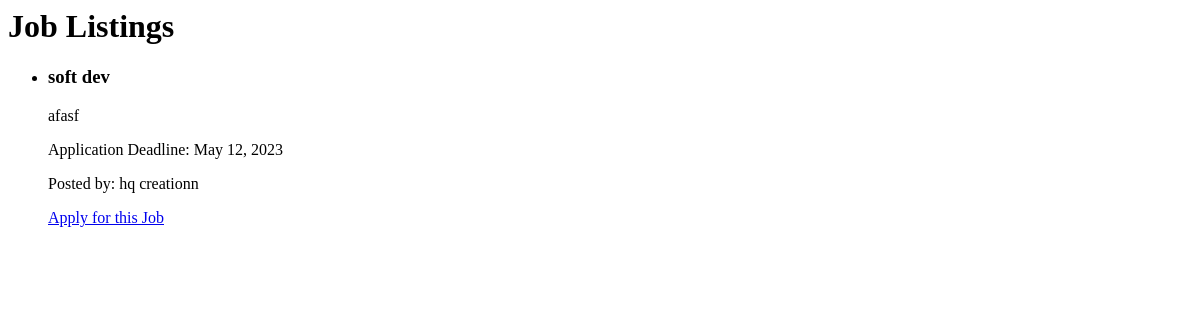
Before: /job-listing/ with the older database file.
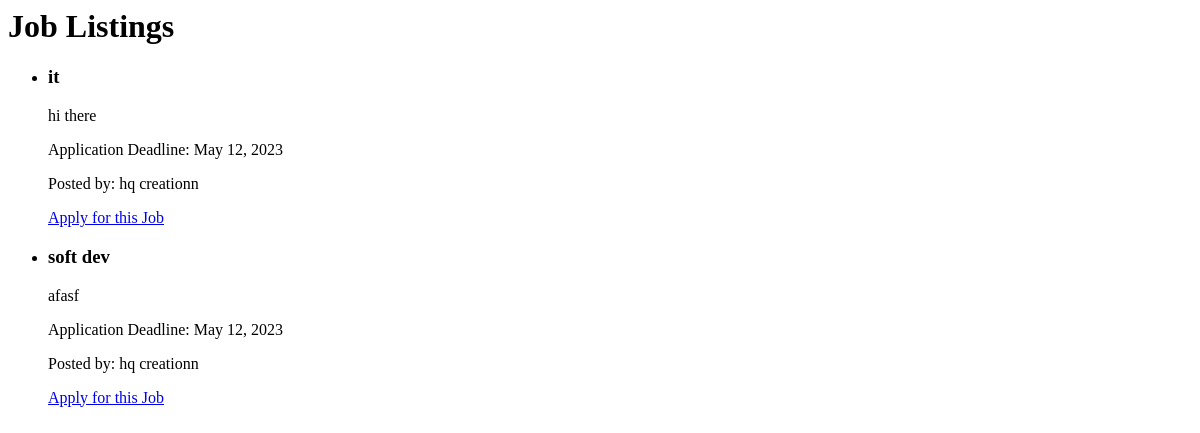
After: the same page with the newer database file.
### pms/models.py (models this page shows, shortened)
class JobPosting(models.Model):
    title = models.CharField(max_length=100)
    description = models.TextField()
    company = models.ForeignKey(CompanyProfile, on_delete=models.CASCADE)
    application_deadline = models.DateField()
    is_active = models.BooleanField(default=True)

class CompanyProfile(models.Model):
    user = models.OneToOneField(CustomUser, on_delete=models.CASCADE)
    company_name = models.CharField(max_length=100)
    description = models.TextField()
    industry = models.CharField(max_length=100)

### pms/views.py (the view)
# urls.py: path('job-listing/', views.job_listing, name='job_listing'),
def job_listing(request):
    job_postings = JobPosting.objects.filter(is_active=True)  # Retrieve active job postings
    return render(request, 'pms/job_listing.html', {'job_postings': job_postings})

### pms/templates/pms/job_listing.html
<h1>Job Listings</h1>
  <ul>
    {% for job in job_postings %}
      <li>
        <h3>{{ job.title }}</h3>
        <p>{{ job.description }}</p>
        <p>Application Deadline: {{ job.application_deadline }}</p>
        <p>Posted by: {{ job.company.company_name }}</p>
        <a href="{% url 'apply_for_job' job.id %}">Apply for this Job</a>
      </li>
    {% empty %}
      <p>No job postings available.</p>
    {% endfor %}
  </ul>

Changed rows visible on the page:
now on this page (row edited): JobPosting: title "it", description "hi there", application_deadline "May 12, 2023", company.company_name "hq creationn"
